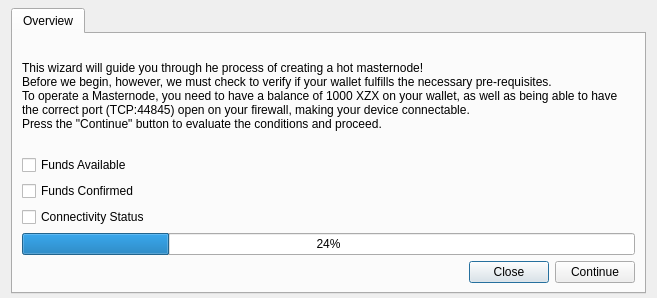
<?xml version="1.0" encoding="UTF-8"?>
<ui version="4.0">
 <class>MasternodeCreateDialog</class>
 <widget class="QDialog" name="MasternodeCreateDialog">
  <property name="geometry">
   <rect>
    <x>0</x>
    <y>0</y>
    <width>657</width>
    <height>298</height>
   </rect>
  </property>
  <property name="sizePolicy">
   <sizepolicy hsizetype="Ignored" vsizetype="Ignored">
    <horstretch>0</horstretch>
    <verstretch>0</verstretch>
   </sizepolicy>
  </property>
  <property name="minimumSize">
   <size>
    <width>0</width>
    <height>0</height>
   </size>
  </property>
  <property name="maximumSize">
   <size>
    <width>657</width>
    <height>298</height>
   </size>
  </property>
  <property name="sizeIncrement">
   <size>
    <width>0</width>
    <height>0</height>
   </size>
  </property>
  <property name="baseSize">
   <size>
    <width>0</width>
    <height>0</height>
   </size>
  </property>
  <property name="focusPolicy">
   <enum>Qt::TabFocus</enum>
  </property>
  <property name="windowTitle">
   <string>ZIXX - Create a masternode wizard</string>
  </property>
  <property name="autoFillBackground">
   <bool>false</bool>
  </property>
  <property name="modal">
   <bool>true</bool>
  </property>
  <layout class="QGridLayout" name="gridLayout">
   <property name="sizeConstraint">
    <enum>QLayout::SetDefaultConstraint</enum>
   </property>
   <property name="topMargin">
    <number>8</number>
   </property>
   <property name="bottomMargin">
    <number>4</number>
   </property>
   <property name="horizontalSpacing">
    <number>12</number>
   </property>
   <property name="verticalSpacing">
    <number>9</number>
   </property>
   <item row="0" column="0">
    <widget class="QTabWidget" name="verticalTabWidget">
     <property name="sizePolicy">
      <sizepolicy hsizetype="Expanding" vsizetype="Expanding">
       <horstretch>0</horstretch>
       <verstretch>0</verstretch>
      </sizepolicy>
     </property>
     <property name="maximumSize">
      <size>
       <width>16777215</width>
       <height>16777215</height>
      </size>
     </property>
     <widget class="QWidget" name="tabOverview">
      <property name="sizePolicy">
       <sizepolicy hsizetype="Maximum" vsizetype="Maximum">
        <horstretch>0</horstretch>
        <verstretch>0</verstretch>
       </sizepolicy>
      </property>
      <attribute name="title">
       <string>Overview</string>
      </attribute>
      <layout class="QVBoxLayout" name="verticalLayout">
       <item>
        <layout class="QVBoxLayout" name="overviewHorizontalLayout" stretch="1,1">
         <property name="sizeConstraint">
          <enum>QLayout::SetDefaultConstraint</enum>
         </property>
         <item>
          <widget class="QLabel" name="overviewStatusLabel">
           <property name="enabled">
            <bool>true</bool>
           </property>
           <property name="sizePolicy">
            <sizepolicy hsizetype="Expanding" vsizetype="Expanding">
             <horstretch>0</horstretch>
             <verstretch>0</verstretch>
            </sizepolicy>
           </property>
           <property name="maximumSize">
            <size>
             <width>16777215</width>
             <height>16777215</height>
            </size>
           </property>
           <property name="autoFillBackground">
            <bool>false</bool>
           </property>
           <property name="text">
            <string>This wizard will guide you through he process of creating a hot masternode!
Before we begin, however, we must check to verify if your wallet fulfills the necessary pre-requisites.
To operate a Masternode, you need to have a balance of 1000 XZX on your wallet, as well as being able to have the correct port (TCP:44845) open on your firewall, making your device connectable.
Press the &quot;Continue&quot; button to evaluate the conditions and proceed.</string>
           </property>
           <property name="textFormat">
            <enum>Qt::PlainText</enum>
           </property>
           <property name="wordWrap">
            <bool>true</bool>
           </property>
           <property name="margin">
            <number>1</number>
           </property>
           <property name="indent">
            <number>0</number>
           </property>
          </widget>
         </item>
         <item>
          <layout class="QFormLayout" name="formLayout">
           <item row="1" column="0">
            <widget class="QCheckBox" name="checkboxFundsAvailable">
             <property name="text">
              <string>Funds Available</string>
             </property>
            </widget>
           </item>
           <item row="2" column="0">
            <widget class="QCheckBox" name="checkboxFundsConfirmed">
             <property name="text">
              <string>Funds Confirmed</string>
             </property>
            </widget>
           </item>
           <item row="3" column="0">
            <widget class="QCheckBox" name="checkboxIPAddressValid">
             <property name="text">
              <string>Connectivity Status</string>
             </property>
            </widget>
           </item>
           <item row="5" column="1">
            <layout class="QHBoxLayout" name="horizontalLayout_2">
             <property name="sizeConstraint">
              <enum>QLayout::SetFixedSize</enum>
             </property>
             <item>
              <spacer name="horizontalSpacer">
               <property name="orientation">
                <enum>Qt::Horizontal</enum>
               </property>
               <property name="sizeHint" stdset="0">
                <size>
                 <width>40</width>
                 <height>20</height>
                </size>
               </property>
              </spacer>
             </item>
             <item>
              <widget class="QPushButton" name="btClose">
               <property name="sizePolicy">
                <sizepolicy hsizetype="Fixed" vsizetype="Fixed">
                 <horstretch>0</horstretch>
                 <verstretch>0</verstretch>
                </sizepolicy>
               </property>
               <property name="maximumSize">
                <size>
                 <width>16777215</width>
                 <height>16777214</height>
                </size>
               </property>
               <property name="text">
                <string>Close</string>
               </property>
              </widget>
             </item>
             <item>
              <widget class="QPushButton" name="btContinue">
               <property name="sizePolicy">
                <sizepolicy hsizetype="Fixed" vsizetype="Fixed">
                 <horstretch>0</horstretch>
                 <verstretch>0</verstretch>
                </sizepolicy>
               </property>
               <property name="text">
                <string>Continue</string>
               </property>
              </widget>
             </item>
            </layout>
           </item>
           <item row="4" column="0" colspan="2">
            <widget class="QProgressBar" name="progressBar">
             <property name="sizePolicy">
              <sizepolicy hsizetype="Minimum" vsizetype="Fixed">
               <horstretch>0</horstretch>
               <verstretch>0</verstretch>
              </sizepolicy>
             </property>
             <property name="value">
              <number>24</number>
             </property>
             <property name="alignment">
              <set>Qt::AlignCenter</set>
             </property>
            </widget>
           </item>
           <item row="5" column="0">
            <widget class="QLabel" name="errorLabel">
             <property name="text">
              <string/>
             </property>
            </widget>
           </item>
          </layout>
         </item>
        </layout>
       </item>
      </layout>
     </widget>
    </widget>
   </item>
  </layout>
 </widget>
 <resources/>
 <connections/>
</ui>
